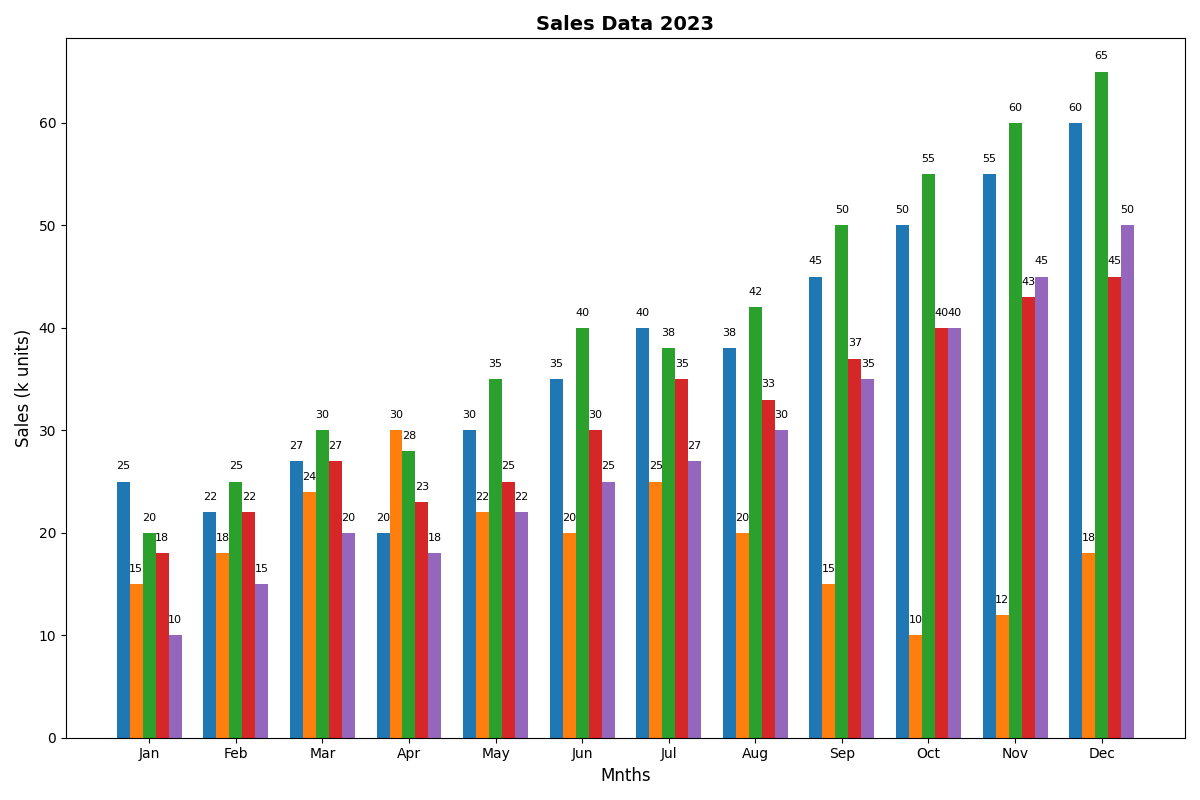

Write the Python code that produced this figure.
import matplotlib.pyplot as plt
import numpy as np

categories = ['Elec', 'Bks', 'Clth', 'Home', 'Sport']
months = ['Jan', 'Feb', 'Mar', 'Apr', 'May', 'Jun', 'Jul', 'Aug', 'Sep', 'Oct', 'Nov', 'Dec']

sales_data = {
    'Elec': [25, 22, 27, 20, 30, 35, 40, 38, 45, 50, 55, 60],
    'Bks': [15, 18, 24, 30, 22, 20, 25, 20, 15, 10, 12, 18],
    'Clth': [20, 25, 30, 28, 35, 40, 38, 42, 50, 55, 60, 65],
    'Home': [18, 22, 27, 23, 25, 30, 35, 33, 37, 40, 43, 45],
    'Sport': [10, 15, 20, 18, 22, 25, 27, 30, 35, 40, 45, 50]
}

fig, ax = plt.subplots(figsize=(12, 8))
width = 0.15
x = np.arange(len(months))

for i, (category, sales) in enumerate(sales_data.items()):
    ax.bar(x + i * width, sales, width=width)

ax.set_xlabel('Mnths', fontsize=12)
ax.set_ylabel('Sales (k units)', fontsize=12)
ax.set_title('Sales Data 2023', fontsize=14, fontweight='bold')
ax.set_xticks(x + (len(categories) - 1) * width / 2)
ax.set_xticklabels(months)

for i, sales in enumerate(sales_data.values()):
    for j, value in enumerate(sales):
        ax.text(j + i * width, value + 1, f'{value}', ha='center', va='bottom', fontsize=8, color='black')

plt.tight_layout()
plt.show()
